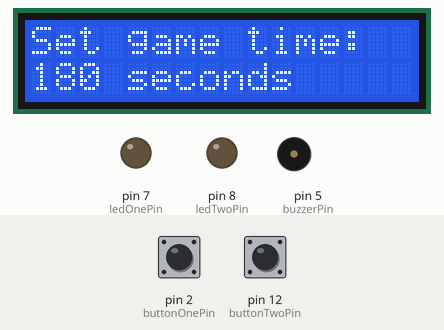
Simulated run of this sketch. Board: Arduino Uno, built with avr-gcc and run on an emulated ATmega328P. Parts: 16×2 character LCD, output pins drawn as LEDs (lit = HIGH), buzzer (waves = sounding). Inputs (shaded band) come from the test bench; at power-on: pin 2 (buttonOnePin) HIGH, pin 12 (buttonTwoPin) HIGH. What the sketch prints to the serial monitor is not drawn.

Above: at 1.2 s.
1.3 s: pin 2 (buttonOnePin) pulled LOW for 1 s
At 3.3 s:
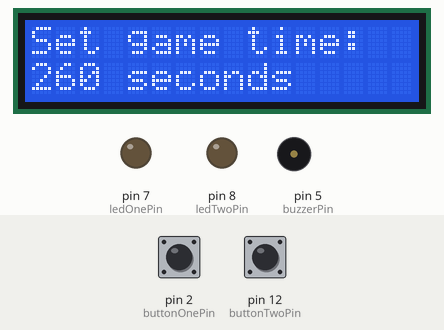
5.3 s: pin 12 (buttonTwoPin) pulled LOW for 3.2 s
At 8.9 s:
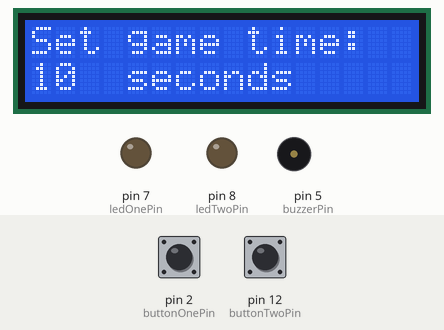
10.0 s: pin 2 (buttonOnePin) driven LOW and pin 12 (buttonTwoPin) driven LOW
At 11.9 s:
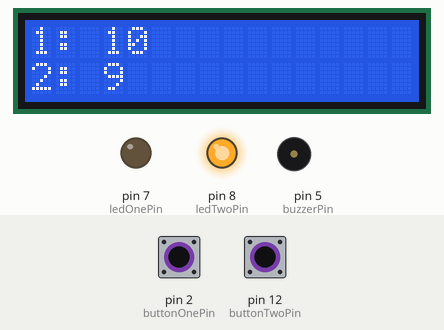
12.7 s: pin 2 (buttonOnePin) driven HIGH
At 13.9 s:
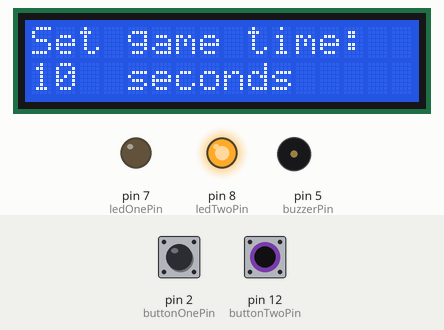
14.2 s: pin 2 (buttonOnePin) pulsed LOW 5 times (0.12 s each, 0.3 s apart)
At 15.0 s:
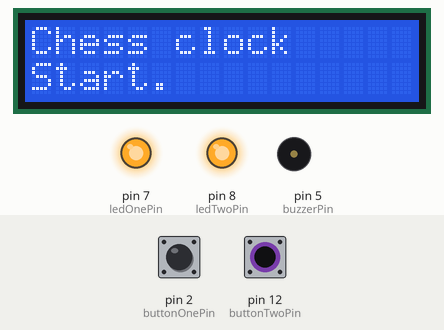
18.7 s: pin 2 (buttonOnePin) driven LOW
At 19.82 s:
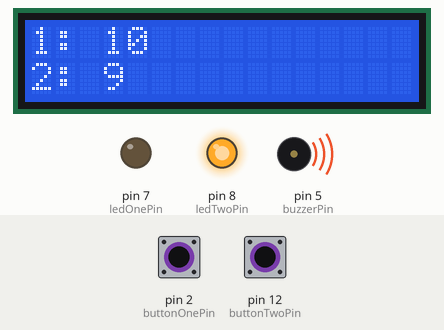
Timing chart, 0 to 21.7 s (numbered marks = the images above; inputs shaded):
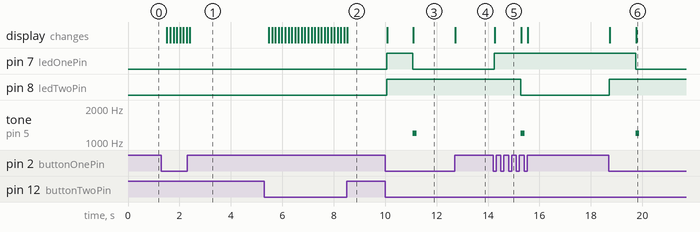

Measured:
- after the input at 1.3 s, the display: first changes after 0.21 s (image 1 shows a later state)
- after the input at 5.3 s, the display: first changes after 0.18 s (image 2 shows a later state)
- after the input at 10.0 s, pin 7 (ledOnePin): LOW → HIGH after 0.06 s, → LOW 1.0 s later; pin 8 (ledTwoPin): LOW → HIGH after 0.06 s; tone on pin 5 (buzzerPin): silent → 1200 Hz after 1.1 s, → silent 0.15 s later; the display: first changes after 0.08 s (image 3 shows a later state)
- after the input at 12.7 s, the display: changes at once (image 4)
- after the input at 14.2 s, pin 7 (ledOnePin): LOW → HIGH after 0.05 s; pin 8 (ledTwoPin): HIGH → LOW after 1.1 s; tone on pin 5 (buzzerPin): silent → 1200 Hz after 1.1 s, → silent 0.15 s later; the display: changes after 0.07 s (image 5)
- after the input at 18.7 s, pin 7 (ledOnePin): HIGH → LOW after 1.0 s; pin 8 (ledTwoPin): LOW → HIGH at once; tone on pin 5 (buzzerPin): silent → 1200 Hz after 1.0 s, → silent 0.15 s later; the display: first changes at once (image 6 shows a later state)

The sketch:

chess-clock.ino
```cpp
#include <LiquidCrystal_I2C.h>

const int ledOnePin = 7;
const int ledTwoPin = 8;
const int buzzerPin = 5;

const int buttonOnePin = 2;
const int buttonTwoPin = 12;

unsigned long int playerOneMillis = 0;
unsigned long int playerTwoMillis = 0;
long int gameTime = 180000;

int currentPlayer = 0;
int previousTime = 0;

void startGame();
void changePlayer();
void finishGame();
void printTime();

LiquidCrystal_I2C lcd(0x27, 16, 2);

void setup() {
  // put your setup code here, to run once:]
  Serial.begin(9600);

  lcd.init();
  lcd.backlight();

  lcd.setCursor(0, 0);
  lcd.print("Chess clock");
  lcd.setCursor(0, 1);
  lcd.print("Start.");

  pinMode(ledOnePin, OUTPUT);
  pinMode(ledTwoPin, OUTPUT);
  pinMode(buzzerPin, OUTPUT);
  pinMode(buttonOnePin, INPUT_PULLUP);
  pinMode(buttonTwoPin, INPUT_PULLUP);
}

void loop() {
  // wait start player
  startGame();

  while(true) {
    if(digitalRead(buttonOnePin) == LOW) {
      currentPlayer = 1;
      break;
    } else if(digitalRead(buttonTwoPin) == LOW) {
      currentPlayer = 2;
      break;
    }
  }

  playerOneMillis = gameTime;
  playerTwoMillis = gameTime;

  lcd.clear();
  changePlayer();

  while(true) {
    int currentMillis = millis();
    if(currentMillis - previousTime >= 1000) {
      if(currentPlayer == 1) {
        playerOneMillis = playerOneMillis - 1000;
        Serial.print("Player 1: "); Serial.println(playerOneMillis);
      } else if(currentPlayer == 2){
        playerTwoMillis = playerTwoMillis - 1000;
        Serial.print("Player 2: "); Serial.println(playerTwoMillis);
      }

      printTime();
      previousTime = currentMillis;

      if(playerOneMillis < 1000 || playerTwoMillis < 1000){
        finishGame();
        break;
      }
    }

    if(!digitalRead(buttonOnePin) && !digitalRead(buttonTwoPin)) {
      // game cancelled
      while(!digitalRead(buttonOnePin) && !digitalRead(buttonTwoPin));
      break;
    } else if(!digitalRead(buttonOnePin) && currentPlayer == 1) {
      changePlayer();
    } else if(!digitalRead(buttonTwoPin) && currentPlayer == 2) {
      changePlayer();
    }
  }
}

void changePlayer() {
  if(currentPlayer == 1){
    digitalWrite(ledTwoPin, HIGH);
    digitalWrite(ledOnePin, LOW);
    currentPlayer = 2;
  } else if(currentPlayer == 2){
    digitalWrite(ledOnePin, HIGH);
    digitalWrite(ledTwoPin, LOW);
    currentPlayer = 1;
  }

  tone(buzzerPin, 1200, 150);
}

void finishGame() {
  lcd.clear();
  lcd.setCursor(0, 0);
  lcd.print("End game:");

  if(currentPlayer == 1){
    lcd.setCursor(0, 1);
    lcd.print("Player 1 lost");

    digitalWrite(ledOnePin, HIGH);
    tone(buzzerPin, 1200);
    delay(300);
    digitalWrite(ledOnePin, LOW);
    noTone(buzzerPin);
    delay(300);
    digitalWrite(ledOnePin, HIGH);
    tone(buzzerPin, 1200);
    delay(300);
    digitalWrite(ledOnePin, LOW);
    noTone(buzzerPin);
    delay(300);
    digitalWrite(ledOnePin, HIGH);
    tone(buzzerPin, 1200);
    delay(300);
    digitalWrite(ledOnePin, LOW);
    noTone(buzzerPin);
  } else if(currentPlayer == 2){
    lcd.setCursor(0, 1);
    lcd.print("Player 2 lost");

    digitalWrite(ledTwoPin, HIGH);
    tone(buzzerPin, 1200);
    delay(300);
    digitalWrite(ledTwoPin, LOW);
    noTone(buzzerPin);
    delay(300);
    digitalWrite(ledTwoPin, HIGH);
    tone(buzzerPin, 1200);
    delay(300);
    digitalWrite(ledTwoPin, LOW);
    noTone(buzzerPin);
    delay(300);
    digitalWrite(ledTwoPin, HIGH);
    tone(buzzerPin, 1200);
    delay(300);
    digitalWrite(ledTwoPin, LOW);
    noTone(buzzerPin);
  }
}

void printTime() {
  lcd.clear();
  lcd.setCursor(0, 0);
  lcd.print("1:");
  lcd.setCursor(3, 0);
  lcd.print(playerOneMillis / 1000);
  lcd.setCursor(0, 1);
  lcd.print("2:");
  lcd.setCursor(3, 1);
  lcd.print(playerTwoMillis / 1000);
}

void startGame() {
  // set game time
  while(true) {
    lcd.clear();
    lcd.setCursor(0, 0);
    lcd.print("Set game time:");
    lcd.setCursor(0, 1);
    lcd.print(gameTime / 1000);
    lcd.setCursor(4, 1);
    lcd.print("seconds");

    if(!digitalRead(buttonOnePin) && !digitalRead(buttonTwoPin)) {
      break;
    } else if(!digitalRead(buttonOnePin)) {
      // increase time
      if(gameTime != 600000) {
        gameTime += 10000;
      }
    } else if(!digitalRead(buttonTwoPin)) {
      // decrease time
      if(gameTime != 10000) {
        gameTime -= 10000;
      }
    }

    delay(100);
  }

  digitalWrite(ledOnePin, HIGH);
  digitalWrite(ledTwoPin, HIGH);

  lcd.clear();
  lcd.setCursor(0, 0);
  lcd.print("Chess clock");
  lcd.setCursor(0, 1);
  lcd.print("Start.");
  delay(1000);
}
```
